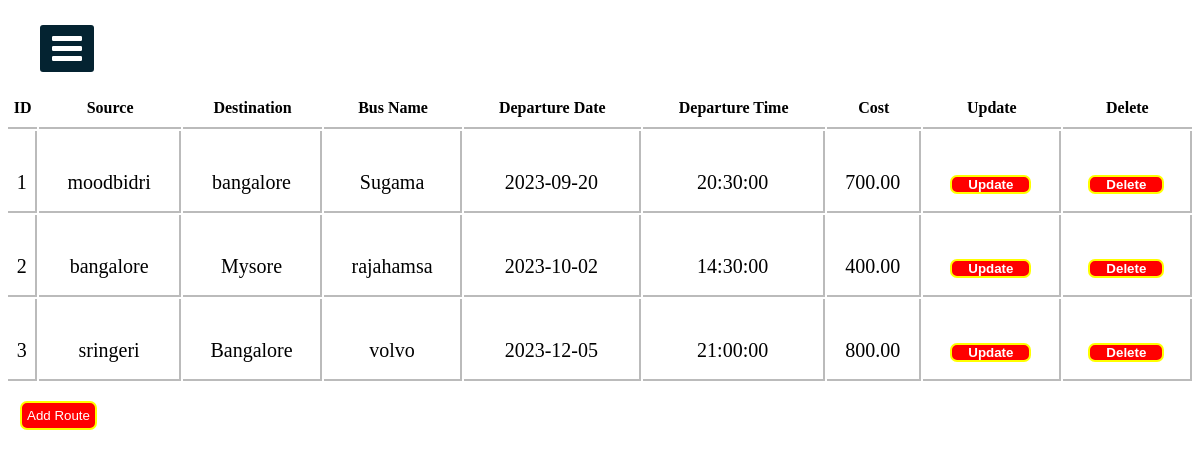
Page /adminDash.php on the committed database.
### tables this page shows
CREATE TABLE `route` (
  `id` int(11) NOT NULL,
  `source` varchar(255) NOT NULL,
  `destination` varchar(255) NOT NULL,
  `bus_name` varchar(255) NOT NULL,
  `departure_date` date NOT NULL,
  `departure_time` time NOT NULL,
  `cost` varchar(255) NOT NULL
);

### adminDash.php (the view, shortened to what this page needs)
<?php include("connection.php")?>
<!DOCTYPE html>
<html>
<head>
  <link rel="stylesheet" href="https://cdnjs.cloudflare.com/ajax/libs/font-awesome/4.7.0/css/font-awesome.min.css">
<link rel="stylesheet" href="cssfile/sidebar.css">
</head>
<body>
</body>
</html>
<!DOCTYPE html>
<html>
<head>
</head>
<body>
  <label for="check">
<i class="fa fa-bars" id="btn"></i>
  </label>
<div class="sidebar2">
		<h1 class="adminTopic">Manage Route of Buses</h1>
<?php
    $sqlget="SELECT * FROM route";
    $sqldata=mysqli_query($conn,$sqlget) or die('error getting');
    echo "<table>";
    echo "<tr>
      <th>ID</th>
    <th>Source</th>
    <th>Destination</th>
    <th>Bus Name</th>
    <th>Departure Date</th>
    <th>Departure Time</th>
    <th>Cost</th>
    <th>Update</th>
    <th>Delete</th>
       </tr>";
       while ($row=mysqli_fetch_array($sqldata,MYSQLI_ASSOC))
       {
        echo "<tr><td>";
        echo $row['id'];
        echo "</td><td>";
        echo $row['source'];
        echo "</td><td>";
        echo $row['destination'];
        echo "</td><td>";
        echo $row['bus_name'];
        echo "</td><td>";
         echo $row['departure_date'];
        echo "</td><td>";
         echo $row['departure_time'];
        echo "</td><td>";
         echo $row['cost'];
        echo "</td>";
        ?>
        <td>
        <button style="border:2px solid yellow; border-radius:7px; background-color:red;color:white;">
          <a href="updateRoute.php?id=<?php echo $row['id'];?>">
          Update
          </a>
        </button>
        </td><td>
        <button style = "border:2px solid yellow; border-radius:7px; background-color:red;color:white;" >
          <a href="deleteRoute.php?id=<?php echo $row['id'];?>">
            Delete
        </a>
       </button>
        </td></tr>
<?php
       }
       echo "</table>";
?>
<br>
                       <a href="Addroute.php">     <button class="btnPolicy">Add Route</button></a>
</div>
</body>
</html>

### cssfile/sidebar.css (style rules this page uses)
* { margin: 0; padding: 0; list-style: none; text-decoration: none; }
label #btn, label #cancle { position: absolute; cursor: pointer; background: #042331; color: #fff; border-radius: 3px; }
label #btn { left: 40px; top: 25px; font-size: 35px; color: #fff; padding: 6px 12px; transition: all 0.5s; }

### adminDash.php (style rules this page uses)
body { background-image: url("image/20.jpg"); background-position: center; background-size: cover; height: 700px; background-repeat: no-repeat; background-attachment: fixed; }
.adminTopic { text-align: center; color: #fff; }
table { width:99%; border-collapse: separate !important; margin:auto; text-align:center; margin-top:50px; background-color: rgb(255, 255, 255); border-radius: 10px 10px 0px 0px; }
table th { border-bottom:2px solid rgb(187, 187, 187); padding:10px 0px 10px 0px; font-family: "balsamiq_sansitalic" !important; }
table tr td { border-right: 2px solid rgb(187, 187, 187); height: 58px; padding: 22px 0px 0px 0px; font-family: "monospace;" !important; border-bottom: 2px solid rgb(187, 187, 187); font-size: 20px; }
table tr td a { color: white; border-radius: 5px; padding: 6px; text-decoration: none; margin: 10px; font-weight: 700; }
button { padding: 5px 5px 5px 5x; }
.btnPolicy { padding: 5px 5px 5px 5px; border: 2px solid yellow; border-radius: 7px; background-color: red; color: white; margin-left: 20px; }

### rows in the picture
route: id "1", source "moodbidri", destination "bangalore", bus_name "Sugama", departure_date "2023-09-20", departure_time "20:30:00", cost "700.00"
route: id "2", source "bangalore", destination "Mysore", bus_name "rajahamsa", departure_date "2023-10-02", departure_time "14:30:00", cost "400.00"
route: id "3", source "sringeri", destination "Bangalore", bus_name "volvo", departure_date "2023-12-05", departure_time "21:00:00", cost "800.00"
